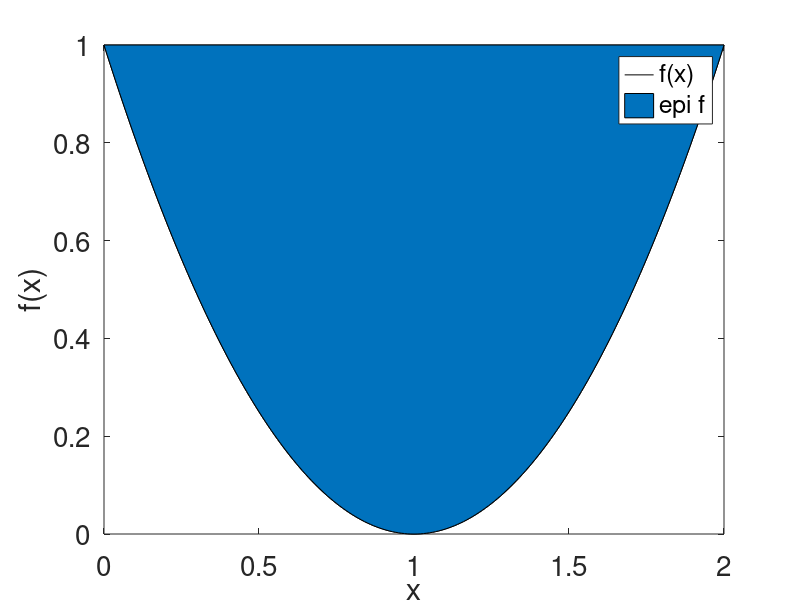

MATLAB code for this plot: (Note: this script raises an error after producing the figure.)
clc; clear all; close all

%& Plotting for epigraphs
x = 0:0.01:2;
f1 = @(x) (x-1).^2;
figure, plot(x,f1(x), 'k'), hold on
fill(x,f1(x), [0    0.4470    0.7410]), xlabel('x'), ylabel('f(x)')
legend('f(x)', 'epi f')
set(gca,'Fontsize',20);
save_pdf_without_whitespace('f1.png')

x = -1:0.01:1;
f2 = @(x) abs(x);
figure, plot(x,f2(x), 'k'), hold on
fill(x,f2(x), [0    0.4470    0.7410]), xlabel('x'), ylabel('f(x)')
legend('f(x)', 'epi f')
set(gca,'Fontsize',20);
save_pdf_without_whitespace('f2.png')

x = -2:0.01:2;
f3 = @(x) 1/4*x.^4-x.^2/2;
figure, plot(x,f3(x), 'k'), hold on
fill(x,f3(x), [0    0.4470    0.7410]), xlabel('x'), ylabel('f(x)')
legend('f(x)', 'epi f')
set(gca,'Fontsize',20);
save_pdf_without_whitespace('f3.png')
%% Convec sets
%code to plot a heart shape in MATLAB
%set up mesh
clc; close all
t = linspace(0,2*pi,201);
r = sqrt(abs(2*sin(5*t)));
[x y]=pol2cart(t,r);
z=x;
figure, plot(x+30,y+30),fill(x+30,y+30, [0    0.4470    0.7410]), xlabel('x'), ylabel('f(x)')
axis off, axis equal
save_pdf_without_whitespace('c1.png')

t = linspace(0,2*pi,201);
r = (cos(t)+sin(t));
[x y]=pol2cart(t,r);
z=x;
figure, plot(x+30,y+30),fill(x+30,y+30, [0    0.4470    0.7410]), xlabel('x'), ylabel('f(x)')
axis off, axis equal
save_pdf_without_whitespace('c2.png')


x = 0:0.1:1;
y = x;
figure, plot([0,0,1,1,0],[0,1,1,0,0]),fill([0,0,1,1,0],[0,1,1,0,0], [0    0.4470    0.7410]), xlabel('x'), ylabel('f(x)')
axis off, axis equal
save_pdf_without_whitespace('c3.png')

%% Test proxy 1-D case
clc; close all
rng(1)
n = 5;
x = -1:0.1:1;
f1 = @(x) 1/2*x.^2;
prox_f1 = @(x,lambda) x./(lambda + 1);

lambda = 5;
x_k = 0.5;
x_k_1 = prox_f1(x_k,lambda);
x_k = (rand(n,1))*2-1;
x_k_1 = prox_f1(x_k,1);

plot(x,f1(x)), hold on,
quiver(x_k,f1(x_k),x_k_1-x_k, f1(x_k_1)-f1(x_k), '-r', 'linewidth', 2)
legend('f(x)', 'proximal updates')
save_pdf_without_whitespace('prox_f1.png')

f2 = @(x) abs(x);
x_k_1 = proxy_f2(x_k,lambda);

figure, plot(x,f2(x)), hold on,
quiver(x_k, f2(x_k), x_k_1-x_k, f2(x_k_1)-f2(x_k), '-r', 'linewidth', 2)
legend('f(x)', 'proximal updates')
save_pdf_without_whitespace('prox_f2.png')
%% Show separability of proxy
rng(1)
close all; clc
x = -1:0.1:1;
y = 0.1:0.1:1;
lambda = 5;
[X,Y] = meshgrid(x,y);

f1 = @(x,y) 1/2*(x.^2+y.^2);
f2 = @(x,y) abs(x)+abs(y);

prox_f1 = @(x,lambda) x./(lambda + 1);
Z = f1(X,Y);
figure, contour(X,Y,Z.*(Z>=0)), hold on
x_k = rand(5,1)*(max(x)-min(x))+min(x)
y_k =rand(5,1)*(max(y)-min(y))+min(y)

quiver(x_k,y_k,prox_f1(x_k,lambda)-x_k, prox_f1(y_k,lambda)-y_k, '-r', 'linewidth', 0.8), axis off
save_pdf_without_whitespace('prox_f1_2d.png')

Z = f2(X,Y);
figure, contour(X,Y,Z.*(Z>=0)), hold on
x_k = rand(5,1)*(max(x)-min(x))+min(x)
y_k =rand(5,1)*(max(y)-min(y))+min(y)

quiver(x_k,y_k,proxy_f2(x_k,lambda)-x_k, proxy_f2(y_k,lambda)-y_k, '-r', 'linewidth', 0.8), axis off
save_pdf_without_whitespace('prox_f2_2d.png')
%%
x = -1:0.1:1;
y = 0.1:0.1:1;

[X,Y] = meshgrid(x,y);

f1 = @(x,y) -(1/2*x.^2-y);
f1_y = @(x) (1/2*x.^2);
Z = f1(X,Y)
prox_f1 = @(x,lambda) x./(lambda + 1);

contour(X,Y,Z.*(Z>=0)), hold on
n = 1;
lambda = 0;

x = 0.5;%rand(n,1).*[-1,1];
y = 0.5;%rand(n,1).*[0.1,1];

prox_f1(x, lambda)

plot([x,prox_f1(x, lambda)],[y,f1_y(prox_f1(x, lambda))])
%quiver(x ,y ,v(1) ,v(2) ,v(3) ,s) % Plots a vector v starting from
%the point a and rescales the sise by s

function x_k_1 = proxy_f2(z,lambda)

x_k_1 = (z-lambda).*(z>=lambda) + (z+lambda).*(z<=-lambda);
end
